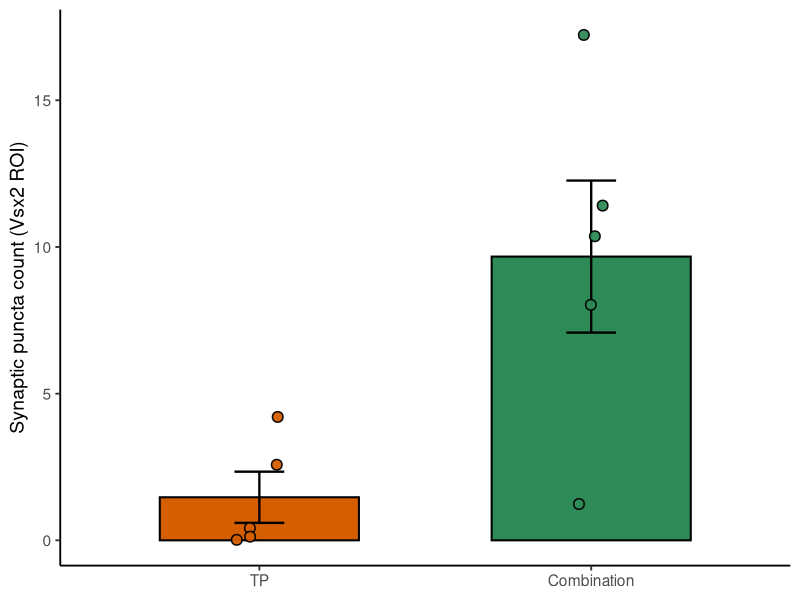

Here is the R script that generated this plot:
# Mann–Whitney U test (Wilcoxon rank-sum) for 2 groups
# Vsx2周囲ROI内シナプス数：Combination vs TP

comb <- c(10.34, 17.34, 8.00, 1.34, 11.34)
tp   <- c(4.33, 0.00, 2.67, 0.34, 0.00)

# 1) 記述統計（中央値・IQR など）
summary_stats <- function(x){
  c(
    n = length(x),
    mean = mean(x),
    sd = sd(x),
    median = median(x),
    q1 = quantile(x, 0.25, names = FALSE),
    q3 = quantile(x, 0.75, names = FALSE)
  )
}
rbind(Combination = summary_stats(comb),
      TP          = summary_stats(tp))

# 2) Mann–Whitney U（Wilcoxon rank-sum）
# exact=FALSE：同順位(ties)があり得る/小数でexact計算が不安定な場合にも安定
# correct=FALSE：連続補正なし（入れたいならTRUE）
wilcox.test(comb, tp,
            alternative = "two.sided",
            exact = FALSE,
            correct = FALSE)


# ----------------------------
# Bar plot + dots (TP left / Combination right)
# TP: muted orange, Combination: green
# Bars: black outline
# Dots: same color + black outline
# ----------------------------

library(tidyverse)

tp   <- c(4.33, 0.00, 2.67, 0.34, 0.00)
comb <- c(10.34, 17.34, 8.00, 1.34, 11.34)

df <- tibble(
  group = factor(rep(c("TP", "Combination"), each = 5),
                 levels = c("TP", "Combination")),
  value = c(tp, comb)
)

# mean ± SEM
sum_df <- df %>%
  group_by(group) %>%
  summarise(
    mean = mean(value),
    sem  = sd(value) / sqrt(n()),
    .groups = "drop"
  )

# 色（渋めオレンジ & 緑）
cols <- c(
  "TP" = "#D55E00",          # muted orange（渋め）
  "Combination" = "#2E8B57"  # green
)

ggplot(sum_df, aes(x = group, y = mean, fill = group)) +
  # 棒グラフ：黒縁つき
  geom_col(width = 0.6, color = "black", linewidth = 0.7) +
  geom_errorbar(aes(ymin = mean - sem, ymax = mean + sem),
                width = 0.15, linewidth = 0.8) +
  # ドット：同色 + 黒縁
  geom_jitter(data = df, aes(x = group, y = value, fill = group),
              width = 0.08, size = 3,
              shape = 21, color = "black", stroke = 0.8, alpha = 0.95) +
  scale_fill_manual(values = cols) +
  labs(
    x = NULL,
    y = "Synaptic puncta count (Vsx2 ROI)"
  ) +
  theme_classic(base_size = 14) +
  theme(legend.position = "none")
